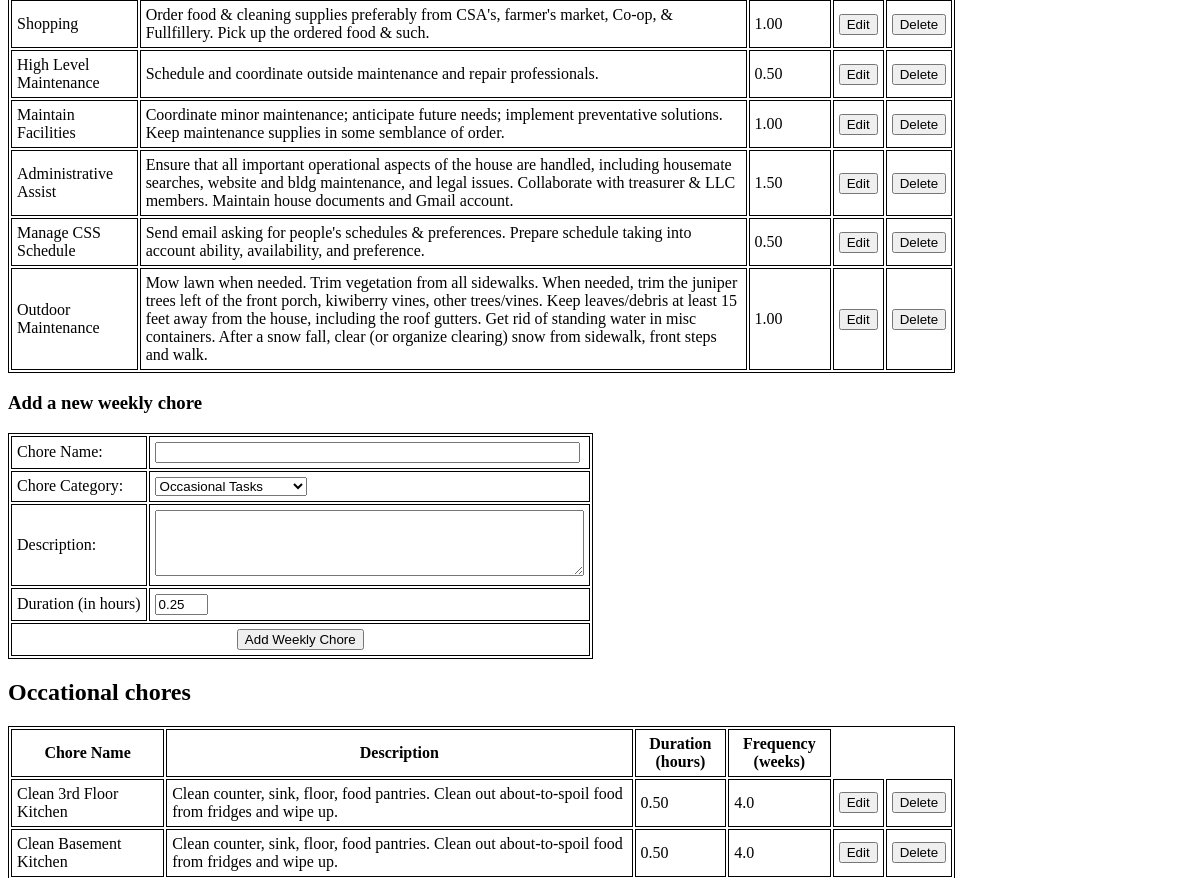
/tasks (middle part), run on an earlier commit of the app's database.
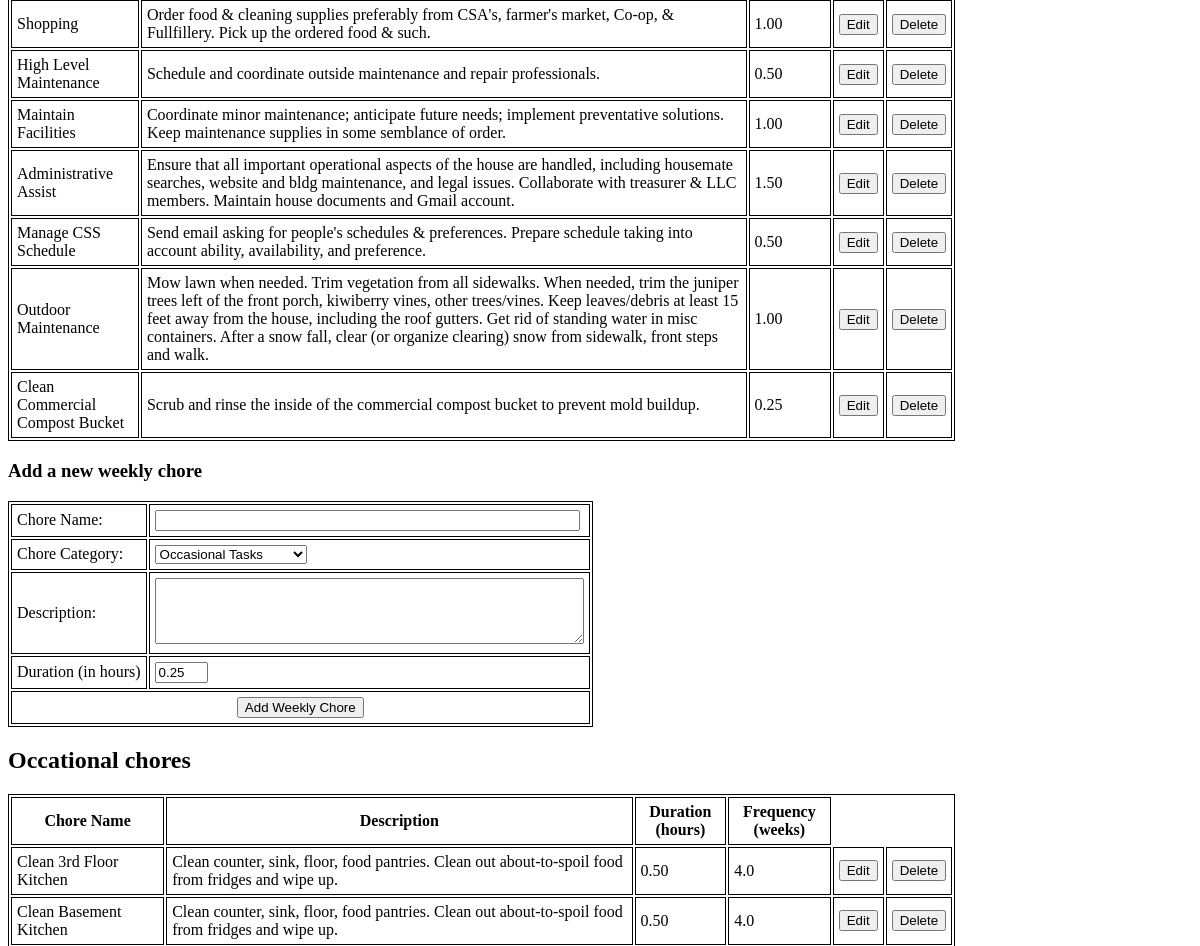
And on a later commit of the database.
### tables this page shows
CREATE TABLE "weekly_tasks" (
"id" INTEGER,
  "task" TEXT,
  "category" TEXT,
  "description" TEXT,
  "duration_hours" REAL
);

CREATE TABLE "occasional_tasks" (
"id" INTEGER,
  "task" TEXT,
  "category" TEXT,
  "description" TEXT,
  "duration_hours" REAL,
  "frequency_weeks" REAL
);

### chore_chart.py (the view)
@app.route("/tasks")
def tasks():
    with sqlite3.connect(db) as con:
        daily_tasks = pd.read_sql(con=con, sql="SELECT * FROM daily_tasks")
        weekly_tasks = pd.read_sql(con=con, sql="SELECT * FROM weekly_tasks")
        occasional_tasks = pd.read_sql(
            con=con, sql="SELECT * FROM occasional_tasks",
            parse_dates = 'date_last_performed'
        )
        seasonal_tasks = pd.read_sql(
            con=con, sql="SELECT * FROM seasonal_tasks",
            parse_dates = 'date_last_performed'
        )
    return render_template(
        "tasks.html",
        daily_chores = daily_tasks,
        weekly_chores = weekly_tasks,
        occasional_chores = occasional_tasks,
        seasonal_chores = seasonal_tasks
    )

### templates/tasks.html (shortened to what this page needs)
<!doctype html>
<html>
  <head>
    <link rel="stylesheet" href="{{ url_for('static', filename='style.css') }}">
  </head>
  <body>
    <table style="width: 80%;">
      {% for chore in weekly_chores.itertuples() %}
      <tr>
	<td>{{chore.task}}</td>
	<td>{{chore.description.replace('\n', '<br>') | safe}}</td>
	<td>{{'%.2f' % chore.duration_hours}}</td>
	<td>
	  <form method="GET" action="{{ url_for('edit_task') }}">
	    <button type="sumbit">Edit</button>
	  </form>
	</td>
	<td>
	  <form method="POST" action="{{ url_for('delete_weekly_task') }}">
	    <button type="sumbit">Delete</button>
	  </form>
	</td>
      </tr>
      {% endfor %}
    </table>
    <h3>Add a new weekly chore</h3>
    <form method="POST" action="{{ url_for('add_weekly_task') }}">
      <table>
	<tr>
	  <td><label for="name">Chore Name:</label></td>
	  <td><input type="text", id="name" name="name" size="50"></input></td>
	</tr>
	<tr>
	  <td><label for="category">Chore Category:</label></td>
	  <td>
	    <select id="category", name="category">
	      <option value="Occasional Tasks" selected>Occasional Tasks</option>
	    </select>
	  </td>
	</tr>
	<tr>
	  <td><label for="description">Description:</label></td>
	  <td><textarea id="description" name="description" rows="4" cols="51"></textarea></td>
	</tr>
	<tr>
	  <td><label for="duration">Duration (in hours)</label></td>
	  <td><input type="number" step="0.05" min="0" value="0.25" id="duration" name="duration"></input></td>
	</tr>
	<tr>
	  <td colspan="4" class="center-text">
	    <input type="submit" value="Add Weekly Chore">
	  </td>
	</tr>
      </table>
    </form>
    <h2>Occational chores</h2>
    <table style="width: 80%;">
      <tr>
	<th>Chore Name</th>
	<th>Description</th>
	<th>Duration (hours)</th>
	<th>Frequency (weeks)</th>
      </tr>
      {% for chore in occasional_chores.itertuples() %}
      <tr>
	<td>{{chore.task}}</td>
	<td>{{chore.description.replace('\n', '<br>') | safe}}</td>
	<td>{{'%.2f' % chore.duration_hours}}</td>
	<td>{{chore.frequency_weeks}}</td>
	<td>
	  <form method="GET" action="{{ url_for('edit_task') }}">
	    <button type="sumbit">Edit</button>
	  </form>
	</td>
	<td>
	  <form method="POST" action="{{ url_for('delete_occasional_task') }}">
	    <button type="sumbit">Delete</button>
	  </form>
	</td>
      </tr>
      {% endfor %}
    </table>
  </body>
</html>

What changed in the data, as far as the page shows it:
added weekly_tasks: task "Clean Commercial Compost Bucket", description.replace "Scrub and rinse the inside of the commercial compost bucket to prevent mold buildup.", duration_hours "0.25"
